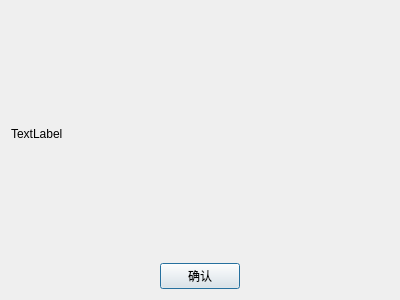
<?xml version="1.0" encoding="UTF-8"?>
<ui version="4.0">
 <class>AboutDialog</class>
 <widget class="QDialog" name="AboutDialog">
  <property name="geometry">
   <rect>
    <x>0</x>
    <y>0</y>
    <width>400</width>
    <height>300</height>
   </rect>
  </property>
  <property name="windowTitle">
   <string>Dialog</string>
  </property>
  <layout class="QVBoxLayout" name="verticalLayout">
   <item>
    <widget class="QLabel" name="aboutLabel">
     <property name="sizePolicy">
      <sizepolicy hsizetype="Expanding" vsizetype="Expanding">
       <horstretch>0</horstretch>
       <verstretch>0</verstretch>
      </sizepolicy>
     </property>
     <property name="text">
      <string>TextLabel</string>
     </property>
    </widget>
   </item>
   <item>
    <layout class="QHBoxLayout" name="horizontalLayout">
     <item>
      <spacer name="horizontalSpacer">
       <property name="orientation">
        <enum>Qt::Horizontal</enum>
       </property>
       <property name="sizeHint" stdset="0">
        <size>
         <width>40</width>
         <height>20</height>
        </size>
       </property>
      </spacer>
     </item>
     <item>
      <widget class="QPushButton" name="confirmButton">
       <property name="text">
        <string>确认</string>
       </property>
      </widget>
     </item>
     <item>
      <spacer name="horizontalSpacer_2">
       <property name="orientation">
        <enum>Qt::Horizontal</enum>
       </property>
       <property name="sizeHint" stdset="0">
        <size>
         <width>40</width>
         <height>20</height>
        </size>
       </property>
      </spacer>
     </item>
    </layout>
   </item>
  </layout>
 </widget>
 <resources/>
 <connections/>
</ui>
